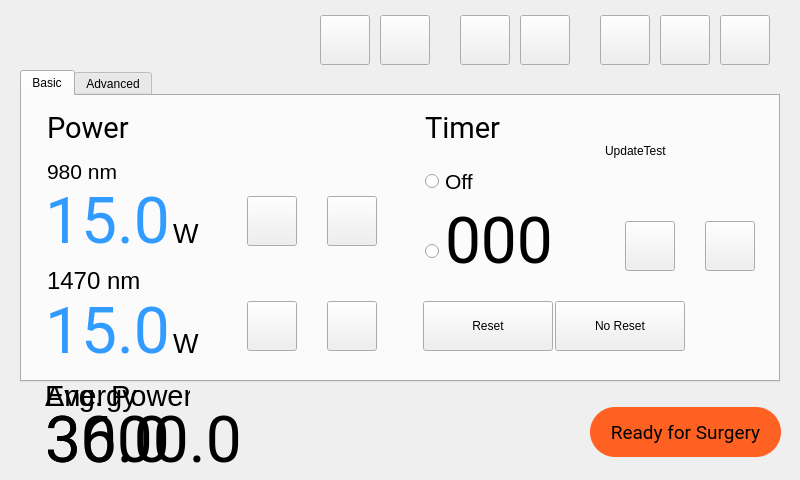
<?xml version="1.0" encoding="UTF-8"?>
<ui version="4.0">
 <class>Home</class>
 <widget class="QWidget" name="Home">
  <property name="geometry">
   <rect>
    <x>0</x>
    <y>0</y>
    <width>800</width>
    <height>480</height>
   </rect>
  </property>
  <property name="sizePolicy">
   <sizepolicy hsizetype="Preferred" vsizetype="Ignored">
    <horstretch>0</horstretch>
    <verstretch>0</verstretch>
   </sizepolicy>
  </property>
  <property name="windowTitle">
   <string>Form</string>
  </property>
  <property name="styleSheet">
   <string notr="true"/>
  </property>
  <widget class="QLabel" name="L2_energy">
   <property name="geometry">
    <rect>
     <x>45</x>
     <y>376</y>
     <width>100</width>
     <height>40</height>
    </rect>
   </property>
   <property name="font">
    <font>
     <pointsize>22</pointsize>
     <weight>50</weight>
     <bold>false</bold>
     <kerning>false</kerning>
    </font>
   </property>
   <property name="styleSheet">
    <string notr="true">font-size: 22pt;</string>
   </property>
   <property name="text">
    <string>Energy</string>
   </property>
  </widget>
  <widget class="QPushButton" name="B2_ready_for_surgery">
   <property name="geometry">
    <rect>
     <x>590</x>
     <y>407</y>
     <width>191</width>
     <height>50</height>
    </rect>
   </property>
   <property name="font">
    <font>
     <family>Roboto</family>
     <pointsize>14</pointsize>
     <weight>50</weight>
     <bold>false</bold>
    </font>
   </property>
   <property name="styleSheet">
    <string notr="true">background-color: rgb(255, 97, 34);
border: 0px solid;
border-radius: 25px;
font-size: 14pt;</string>
   </property>
   <property name="text">
    <string>Ready for Surgery</string>
   </property>
  </widget>
  <widget class="QLabel" name="L2_energy_show">
   <property name="geometry">
    <rect>
     <x>45</x>
     <y>410</y>
     <width>251</width>
     <height>60</height>
    </rect>
   </property>
   <property name="font">
    <font>
     <family>Roboto</family>
     <pointsize>48</pointsize>
    </font>
   </property>
   <property name="styleSheet">
    <string notr="true"/>
   </property>
   <property name="text">
    <string>3600.0</string>
   </property>
  </widget>
  <widget class="QTabWidget" name="T2_home">
   <property name="geometry">
    <rect>
     <x>20</x>
     <y>70</y>
     <width>760</width>
     <height>312</height>
    </rect>
   </property>
   <property name="layoutDirection">
    <enum>Qt::LeftToRight</enum>
   </property>
   <property name="styleSheet">
    <string notr="true"/>
   </property>
   <property name="tabPosition">
    <enum>QTabWidget::North</enum>
   </property>
   <property name="tabShape">
    <enum>QTabWidget::Rounded</enum>
   </property>
   <property name="currentIndex">
    <number>0</number>
   </property>
   <property name="tabsClosable">
    <bool>false</bool>
   </property>
   <property name="movable">
    <bool>false</bool>
   </property>
   <property name="tabBarAutoHide">
    <bool>false</bool>
   </property>
   <widget class="QWidget" name="T2_basic">
    <attribute name="title">
     <string>Basic</string>
    </attribute>
    <widget class="QFrame" name="homeframe_1">
     <property name="geometry">
      <rect>
       <x>0</x>
       <y>0</y>
       <width>760</width>
       <height>281</height>
      </rect>
     </property>
     <property name="frameShape">
      <enum>QFrame::NoFrame</enum>
     </property>
     <widget class="QFrame" name="homeframe_2">
      <property name="geometry">
       <rect>
        <x>5</x>
        <y>5</y>
        <width>372</width>
        <height>270</height>
       </rect>
      </property>
      <property name="styleSheet">
       <string notr="true"/>
      </property>
      <property name="frameShape">
       <enum>QFrame::NoFrame</enum>
      </property>
      <widget class="QLabel" name="L2_power">
       <property name="geometry">
        <rect>
         <x>20</x>
         <y>15</y>
         <width>90</width>
         <height>25</height>
        </rect>
       </property>
       <property name="font">
        <font>
         <family>Roboto</family>
         <pointsize>22</pointsize>
         <weight>50</weight>
         <italic>false</italic>
         <bold>false</bold>
        </font>
       </property>
       <property name="styleSheet">
        <string notr="true">font-size: 22pt;</string>
       </property>
       <property name="text">
        <string>Power</string>
       </property>
      </widget>
      <widget class="QLabel" name="L2_watts">
       <property name="geometry">
        <rect>
         <x>146</x>
         <y>117</y>
         <width>31</width>
         <height>30</height>
        </rect>
       </property>
       <property name="styleSheet">
        <string notr="true">font-size: 20pt;</string>
       </property>
       <property name="text">
        <string>W</string>
       </property>
      </widget>
      <widget class="QLabel" name="L2_980nm">
       <property name="geometry">
        <rect>
         <x>20</x>
         <y>60</y>
         <width>80</width>
         <height>20</height>
        </rect>
       </property>
       <property name="styleSheet">
        <string notr="true">font-size: 16pt;</string>
       </property>
       <property name="text">
        <string>980 nm</string>
       </property>
      </widget>
      <widget class="QLabel" name="L2_1470nm">
       <property name="geometry">
        <rect>
         <x>20</x>
         <y>170</y>
         <width>95</width>
         <height>20</height>
        </rect>
       </property>
       <property name="styleSheet">
        <string notr="true">font-size: 18pt;</string>
       </property>
       <property name="text">
        <string>1470 nm</string>
       </property>
      </widget>
      <widget class="home_button" name="B2_980sub">
       <property name="geometry">
        <rect>
         <x>220</x>
         <y>95</y>
         <width>50</width>
         <height>50</height>
        </rect>
       </property>
       <property name="styleSheet">
        <string notr="true"/>
       </property>
       <property name="text">
        <string/>
       </property>
      </widget>
      <widget class="home_button" name="B2_980add">
       <property name="geometry">
        <rect>
         <x>300</x>
         <y>95</y>
         <width>50</width>
         <height>50</height>
        </rect>
       </property>
       <property name="sizePolicy">
        <sizepolicy hsizetype="Preferred" vsizetype="Preferred">
         <horstretch>0</horstretch>
         <verstretch>0</verstretch>
        </sizepolicy>
       </property>
       <property name="font">
        <font>
         <pointsize>22</pointsize>
        </font>
       </property>
       <property name="layoutDirection">
        <enum>Qt::LeftToRight</enum>
       </property>
       <property name="styleSheet">
        <string notr="true"/>
       </property>
       <property name="text">
        <string/>
       </property>
      </widget>
      <widget class="home_button" name="B2_1470sub">
       <property name="geometry">
        <rect>
         <x>220</x>
         <y>200</y>
         <width>50</width>
         <height>50</height>
        </rect>
       </property>
       <property name="styleSheet">
        <string notr="true"/>
       </property>
       <property name="text">
        <string/>
       </property>
      </widget>
      <widget class="home_button" name="B2_1470add">
       <property name="geometry">
        <rect>
         <x>300</x>
         <y>200</y>
         <width>50</width>
         <height>50</height>
        </rect>
       </property>
       <property name="styleSheet">
        <string notr="true"/>
       </property>
       <property name="text">
        <string/>
       </property>
      </widget>
      <widget class="QLabel" name="L2_980_show">
       <property name="geometry">
        <rect>
         <x>20</x>
         <y>90</y>
         <width>121</width>
         <height>60</height>
        </rect>
       </property>
       <property name="font">
        <font>
         <family>Roboto</family>
         <pointsize>48</pointsize>
         <italic>false</italic>
        </font>
       </property>
       <property name="styleSheet">
        <string notr="true">color: rgb(50, 155, 255);
font-size: 48pt;</string>
       </property>
       <property name="text">
        <string>15.0</string>
       </property>
       <property name="alignment">
        <set>Qt::AlignCenter</set>
       </property>
      </widget>
      <widget class="QLabel" name="L2_1470_show">
       <property name="geometry">
        <rect>
         <x>20</x>
         <y>200</y>
         <width>121</width>
         <height>60</height>
        </rect>
       </property>
       <property name="font">
        <font>
         <family>Roboto</family>
         <pointsize>48</pointsize>
        </font>
       </property>
       <property name="styleSheet">
        <string notr="true">color: rgb(50, 155, 255);
font-size: 48pt;</string>
       </property>
       <property name="text">
        <string>15.0</string>
       </property>
       <property name="alignment">
        <set>Qt::AlignCenter</set>
       </property>
      </widget>
      <widget class="QLabel" name="L2_watts_2">
       <property name="geometry">
        <rect>
         <x>146</x>
         <y>227</y>
         <width>30</width>
         <height>30</height>
        </rect>
       </property>
       <property name="styleSheet">
        <string notr="true">font-size: 20pt;</string>
       </property>
       <property name="text">
        <string>W</string>
       </property>
      </widget>
     </widget>
     <widget class="QFrame" name="homeframe_3">
      <property name="geometry">
       <rect>
        <x>383</x>
        <y>5</y>
        <width>372</width>
        <height>270</height>
       </rect>
      </property>
      <property name="styleSheet">
       <string notr="true"/>
      </property>
      <property name="frameShape">
       <enum>QFrame::NoFrame</enum>
      </property>
      <widget class="QLabel" name="L2_timer">
       <property name="geometry">
        <rect>
         <x>20</x>
         <y>15</y>
         <width>80</width>
         <height>25</height>
        </rect>
       </property>
       <property name="font">
        <font>
         <family>Roboto</family>
         <pointsize>22</pointsize>
         <weight>50</weight>
         <bold>false</bold>
        </font>
       </property>
       <property name="styleSheet">
        <string notr="true">font-size: 22pt;</string>
       </property>
       <property name="text">
        <string>Timer</string>
       </property>
      </widget>
      <widget class="home_button" name="B2_timer_add">
       <property name="geometry">
        <rect>
         <x>300</x>
         <y>120</y>
         <width>50</width>
         <height>50</height>
        </rect>
       </property>
       <property name="styleSheet">
        <string notr="true"/>
       </property>
       <property name="text">
        <string/>
       </property>
      </widget>
      <widget class="home_button" name="B2_timer_sub">
       <property name="geometry">
        <rect>
         <x>220</x>
         <y>120</y>
         <width>50</width>
         <height>50</height>
        </rect>
       </property>
       <property name="styleSheet">
        <string notr="true"/>
       </property>
       <property name="text">
        <string/>
       </property>
      </widget>
      <widget class="QRadioButton" name="B2_timer_on">
       <property name="geometry">
        <rect>
         <x>20</x>
         <y>140</y>
         <width>90</width>
         <height>21</height>
        </rect>
       </property>
       <property name="styleSheet">
        <string notr="true">font-size: 16pt;</string>
       </property>
       <property name="text">
        <string/>
       </property>
      </widget>
      <widget class="QRadioButton" name="B2_timer_off">
       <property name="geometry">
        <rect>
         <x>20</x>
         <y>70</y>
         <width>90</width>
         <height>21</height>
        </rect>
       </property>
       <property name="styleSheet">
        <string notr="true">font-size: 16pt;</string>
       </property>
       <property name="text">
        <string>Off</string>
       </property>
      </widget>
      <widget class="QLabel" name="L2_timer_show">
       <property name="geometry">
        <rect>
         <x>40</x>
         <y>110</y>
         <width>111</width>
         <height>60</height>
        </rect>
       </property>
       <property name="font">
        <font>
         <family>Roboto</family>
         <pointsize>48</pointsize>
        </font>
       </property>
       <property name="styleSheet">
        <string notr="true"/>
       </property>
       <property name="text">
        <string>000</string>
       </property>
       <property name="alignment">
        <set>Qt::AlignLeading|Qt::AlignLeft|Qt::AlignVCenter</set>
       </property>
      </widget>
      <widget class="QPushButton" name="B2_timer_reset">
       <property name="geometry">
        <rect>
         <x>18</x>
         <y>200</y>
         <width>130</width>
         <height>50</height>
        </rect>
       </property>
       <property name="styleSheet">
        <string notr="true"/>
       </property>
       <property name="text">
        <string>Reset</string>
       </property>
       <property name="autoExclusive">
        <bool>false</bool>
       </property>
      </widget>
      <widget class="QPushButton" name="B2_timer_noreset">
       <property name="geometry">
        <rect>
         <x>150</x>
         <y>200</y>
         <width>130</width>
         <height>50</height>
        </rect>
       </property>
       <property name="styleSheet">
        <string notr="true"/>
       </property>
       <property name="text">
        <string>No Reset</string>
       </property>
       <property name="autoExclusive">
        <bool>false</bool>
       </property>
      </widget>
      <widget class="QLabel" name="label_3">
       <property name="geometry">
        <rect>
         <x>200</x>
         <y>40</y>
         <width>101</width>
         <height>19</height>
        </rect>
       </property>
       <property name="text">
        <string>UpdateTest</string>
       </property>
      </widget>
     </widget>
    </widget>
   </widget>
   <widget class="QWidget" name="T2_advanced">
    <attribute name="title">
     <string>Advanced</string>
    </attribute>
    <widget class="QFrame" name="homeframe_4">
     <property name="geometry">
      <rect>
       <x>0</x>
       <y>0</y>
       <width>760</width>
       <height>280</height>
      </rect>
     </property>
     <property name="frameShape">
      <enum>QFrame::NoFrame</enum>
     </property>
     <widget class="QFrame" name="homeframe_5">
      <property name="geometry">
       <rect>
        <x>5</x>
        <y>5</y>
        <width>372</width>
        <height>270</height>
       </rect>
      </property>
      <property name="styleSheet">
       <string notr="true"/>
      </property>
      <property name="frameShape">
       <enum>QFrame::NoFrame</enum>
      </property>
      <widget class="QLabel" name="label_2">
       <property name="geometry">
        <rect>
         <x>20</x>
         <y>60</y>
         <width>151</width>
         <height>20</height>
        </rect>
       </property>
       <property name="styleSheet">
        <string notr="true">font-size: 18pt;</string>
       </property>
       <property name="text">
        <string>ON time</string>
       </property>
      </widget>
      <widget class="QLabel" name="label">
       <property name="geometry">
        <rect>
         <x>20</x>
         <y>170</y>
         <width>151</width>
         <height>20</height>
        </rect>
       </property>
       <property name="styleSheet">
        <string notr="true">font-size: 18pt;</string>
       </property>
       <property name="text">
        <string>OFF time</string>
       </property>
      </widget>
      <widget class="home_button" name="B2_on_time_sub">
       <property name="geometry">
        <rect>
         <x>220</x>
         <y>100</y>
         <width>50</width>
         <height>50</height>
        </rect>
       </property>
       <property name="styleSheet">
        <string notr="true"/>
       </property>
       <property name="text">
        <string/>
       </property>
      </widget>
      <widget class="home_button" name="B2_on_time_add">
       <property name="geometry">
        <rect>
         <x>300</x>
         <y>100</y>
         <width>50</width>
         <height>50</height>
        </rect>
       </property>
       <property name="sizePolicy">
        <sizepolicy hsizetype="Preferred" vsizetype="Preferred">
         <horstretch>0</horstretch>
         <verstretch>0</verstretch>
        </sizepolicy>
       </property>
       <property name="font">
        <font>
         <pointsize>22</pointsize>
        </font>
       </property>
       <property name="layoutDirection">
        <enum>Qt::LeftToRight</enum>
       </property>
       <property name="styleSheet">
        <string notr="true"/>
       </property>
       <property name="text">
        <string/>
       </property>
      </widget>
      <widget class="home_button" name="B2_off_time_sub">
       <property name="geometry">
        <rect>
         <x>220</x>
         <y>205</y>
         <width>50</width>
         <height>50</height>
        </rect>
       </property>
       <property name="styleSheet">
        <string notr="true"/>
       </property>
       <property name="text">
        <string/>
       </property>
      </widget>
      <widget class="home_button" name="B2_off_time_add">
       <property name="geometry">
        <rect>
         <x>300</x>
         <y>205</y>
         <width>50</width>
         <height>50</height>
        </rect>
       </property>
       <property name="styleSheet">
        <string notr="true"/>
       </property>
       <property name="text">
        <string/>
       </property>
      </widget>
      <widget class="QLabel" name="L2_on_pulse_show">
       <property name="geometry">
        <rect>
         <x>20</x>
         <y>90</y>
         <width>125</width>
         <height>60</height>
        </rect>
       </property>
       <property name="font">
        <font>
         <family>Roboto</family>
         <pointsize>48</pointsize>
         <italic>false</italic>
        </font>
       </property>
       <property name="styleSheet">
        <string notr="true">color: rgb(50, 155, 255);
font-size: 48pt;</string>
       </property>
       <property name="text">
        <string>11.5</string>
       </property>
       <property name="alignment">
        <set>Qt::AlignCenter</set>
       </property>
      </widget>
      <widget class="QLabel" name="L2_off_pulse_show">
       <property name="geometry">
        <rect>
         <x>20</x>
         <y>200</y>
         <width>125</width>
         <height>60</height>
        </rect>
       </property>
       <property name="font">
        <font>
         <family>Roboto</family>
         <pointsize>48</pointsize>
        </font>
       </property>
       <property name="styleSheet">
        <string notr="true">color: rgb(50, 155, 255);
font-size: 48pt;</string>
       </property>
       <property name="text">
        <string>11.5</string>
       </property>
       <property name="alignment">
        <set>Qt::AlignCenter</set>
       </property>
      </widget>
      <widget class="QCheckBox" name="B2_pulsemode">
       <property name="geometry">
        <rect>
         <x>20</x>
         <y>15</y>
         <width>141</width>
         <height>21</height>
        </rect>
       </property>
       <property name="mouseTracking">
        <bool>false</bool>
       </property>
       <property name="styleSheet">
        <string notr="true">font-size: 16pt;</string>
       </property>
       <property name="text">
        <string>Pulse Mode</string>
       </property>
      </widget>
      <widget class="QLabel" name="L2_on_pulse_unit">
       <property name="geometry">
        <rect>
         <x>150</x>
         <y>120</y>
         <width>31</width>
         <height>21</height>
        </rect>
       </property>
       <property name="styleSheet">
        <string notr="true">font-size:20px;</string>
       </property>
       <property name="text">
        <string>ms</string>
       </property>
      </widget>
      <widget class="QLabel" name="L2_off_pulse_unit">
       <property name="geometry">
        <rect>
         <x>150</x>
         <y>230</y>
         <width>31</width>
         <height>21</height>
        </rect>
       </property>
       <property name="styleSheet">
        <string notr="true">font-size:20px;</string>
       </property>
       <property name="text">
        <string>ms</string>
       </property>
      </widget>
     </widget>
     <widget class="QFrame" name="homeframe_6">
      <property name="geometry">
       <rect>
        <x>383</x>
        <y>5</y>
        <width>372</width>
        <height>270</height>
       </rect>
      </property>
      <property name="styleSheet">
       <string notr="true"/>
      </property>
      <property name="frameShape">
       <enum>QFrame::NoFrame</enum>
      </property>
      <widget class="home_button" name="B2_alarm_sec_add">
       <property name="geometry">
        <rect>
         <x>300</x>
         <y>100</y>
         <width>50</width>
         <height>50</height>
        </rect>
       </property>
       <property name="styleSheet">
        <string notr="true"/>
       </property>
       <property name="text">
        <string/>
       </property>
      </widget>
      <widget class="home_button" name="B2_alarm_sec_sub">
       <property name="geometry">
        <rect>
         <x>220</x>
         <y>100</y>
         <width>50</width>
         <height>50</height>
        </rect>
       </property>
       <property name="styleSheet">
        <string notr="true"/>
       </property>
       <property name="text">
        <string/>
       </property>
      </widget>
      <widget class="QCheckBox" name="B2_audioalarm">
       <property name="geometry">
        <rect>
         <x>20</x>
         <y>15</y>
         <width>141</width>
         <height>21</height>
        </rect>
       </property>
       <property name="styleSheet">
        <string notr="true">font-size: 16pt;</string>
       </property>
       <property name="text">
        <string>Audio Alarm</string>
       </property>
      </widget>
      <widget class="QRadioButton" name="B2_sec_alarm">
       <property name="geometry">
        <rect>
         <x>20</x>
         <y>60</y>
         <width>131</width>
         <height>31</height>
        </rect>
       </property>
       <property name="mouseTracking">
        <bool>false</bool>
       </property>
       <property name="styleSheet">
        <string notr="true">font-size: 18pt;</string>
       </property>
       <property name="text">
        <string>Seconds</string>
       </property>
       <property name="autoExclusive">
        <bool>false</bool>
       </property>
      </widget>
      <widget class="QRadioButton" name="B2_joule_alarm">
       <property name="geometry">
        <rect>
         <x>20</x>
         <y>170</y>
         <width>141</width>
         <height>31</height>
        </rect>
       </property>
       <property name="mouseTracking">
        <bool>false</bool>
       </property>
       <property name="styleSheet">
        <string notr="true">font-size: 16pt;</string>
       </property>
       <property name="text">
        <string>Joules</string>
       </property>
       <property name="autoExclusive">
        <bool>false</bool>
       </property>
      </widget>
      <widget class="QLabel" name="L2_alarm_sec_show">
       <property name="geometry">
        <rect>
         <x>20</x>
         <y>90</y>
         <width>150</width>
         <height>60</height>
        </rect>
       </property>
       <property name="font">
        <font>
         <family>Roboto</family>
         <pointsize>48</pointsize>
         <italic>false</italic>
        </font>
       </property>
       <property name="styleSheet">
        <string notr="true">color: rgb(50, 155, 255);
font-size: 48pt;</string>
       </property>
       <property name="text">
        <string>0.0</string>
       </property>
      </widget>
      <widget class="QLabel" name="L2_alarm_joule_show">
       <property name="geometry">
        <rect>
         <x>20</x>
         <y>200</y>
         <width>150</width>
         <height>60</height>
        </rect>
       </property>
       <property name="font">
        <font>
         <family>Roboto</family>
         <pointsize>48</pointsize>
         <italic>false</italic>
        </font>
       </property>
       <property name="styleSheet">
        <string notr="true">color: rgb(50, 155, 255);
font-size: 48pt;</string>
       </property>
       <property name="text">
        <string>0.0</string>
       </property>
      </widget>
      <widget class="home_button" name="B2_alarm_joule_add">
       <property name="geometry">
        <rect>
         <x>300</x>
         <y>205</y>
         <width>50</width>
         <height>50</height>
        </rect>
       </property>
       <property name="styleSheet">
        <string notr="true"/>
       </property>
       <property name="text">
        <string/>
       </property>
      </widget>
      <widget class="home_button" name="B2_alarm_joule_sub">
       <property name="geometry">
        <rect>
         <x>220</x>
         <y>205</y>
         <width>50</width>
         <height>50</height>
        </rect>
       </property>
       <property name="styleSheet">
        <string notr="true"/>
       </property>
       <property name="text">
        <string/>
       </property>
      </widget>
     </widget>
    </widget>
   </widget>
  </widget>
  <widget class="QLabel" name="L2_tab_hide">
   <property name="geometry">
    <rect>
     <x>20</x>
     <y>69</y>
     <width>311</width>
     <height>33</height>
    </rect>
   </property>
   <property name="styleSheet">
    <string notr="true"/>
   </property>
   <property name="text">
    <string/>
   </property>
  </widget>
  <widget class="QLabel" name="L2_protocol_show">
   <property name="geometry">
    <rect>
     <x>20</x>
     <y>23</y>
     <width>241</width>
     <height>34</height>
    </rect>
   </property>
   <property name="text">
    <string/>
   </property>
  </widget>
  <widget class="QLabel" name="L2_avg_power">
   <property name="geometry">
    <rect>
     <x>45</x>
     <y>376</y>
     <width>145</width>
     <height>40</height>
    </rect>
   </property>
   <property name="font">
    <font>
     <pointsize>22</pointsize>
     <weight>50</weight>
     <bold>false</bold>
     <kerning>false</kerning>
    </font>
   </property>
   <property name="styleSheet">
    <string notr="true">font-size: 22pt;</string>
   </property>
   <property name="text">
    <string>Avg. Power</string>
   </property>
  </widget>
  <widget class="QLabel" name="L2_avg_power_show">
   <property name="geometry">
    <rect>
     <x>45</x>
     <y>410</y>
     <width>231</width>
     <height>60</height>
    </rect>
   </property>
   <property name="font">
    <font>
     <family>Roboto</family>
     <pointsize>48</pointsize>
    </font>
   </property>
   <property name="styleSheet">
    <string notr="true"/>
   </property>
   <property name="text">
    <string>30.0</string>
   </property>
  </widget>
  <widget class="QLabel" name="labelDateTime">
   <property name="geometry">
    <rect>
     <x>650</x>
     <y>70</y>
     <width>141</width>
     <height>31</height>
    </rect>
   </property>
   <property name="text">
    <string/>
   </property>
  </widget>
  <widget class="QFrame" name="homeframe_7">
   <property name="geometry">
    <rect>
     <x>590</x>
     <y>10</y>
     <width>190</width>
     <height>60</height>
    </rect>
   </property>
   <property name="frameShape">
    <enum>QFrame::NoFrame</enum>
   </property>
   <widget class="home_button" name="B2_brightness">
    <property name="geometry">
     <rect>
      <x>130</x>
      <y>5</y>
      <width>50</width>
      <height>50</height>
     </rect>
    </property>
    <property name="text">
     <string/>
    </property>
   </widget>
   <widget class="home_button" name="B2_sound">
    <property name="geometry">
     <rect>
      <x>70</x>
      <y>5</y>
      <width>50</width>
      <height>50</height>
     </rect>
    </property>
    <property name="styleSheet">
     <string notr="true"/>
    </property>
    <property name="text">
     <string/>
    </property>
   </widget>
   <widget class="home_button" name="B2_aimingbeam">
    <property name="geometry">
     <rect>
      <x>10</x>
      <y>5</y>
      <width>50</width>
      <height>50</height>
     </rect>
    </property>
    <property name="text">
     <string/>
    </property>
   </widget>
  </widget>
  <widget class="QFrame" name="homeframe_8">
   <property name="geometry">
    <rect>
     <x>450</x>
     <y>10</y>
     <width>130</width>
     <height>60</height>
    </rect>
   </property>
   <property name="frameShape">
    <enum>QFrame::NoFrame</enum>
   </property>
   <widget class="home_button" name="B2_setting">
    <property name="geometry">
     <rect>
      <x>70</x>
      <y>5</y>
      <width>50</width>
      <height>50</height>
     </rect>
    </property>
    <property name="text">
     <string/>
    </property>
   </widget>
   <widget class="home_button" name="B2_modify_protocol">
    <property name="geometry">
     <rect>
      <x>10</x>
      <y>5</y>
      <width>50</width>
      <height>50</height>
     </rect>
    </property>
    <property name="text">
     <string/>
    </property>
   </widget>
  </widget>
  <widget class="QFrame" name="homeframe_9">
   <property name="geometry">
    <rect>
     <x>310</x>
     <y>10</y>
     <width>130</width>
     <height>60</height>
    </rect>
   </property>
   <property name="frameShape">
    <enum>QFrame::NoFrame</enum>
   </property>
   <widget class="home_button" name="Interlock_key">
    <property name="geometry">
     <rect>
      <x>70</x>
      <y>5</y>
      <width>50</width>
      <height>50</height>
     </rect>
    </property>
    <property name="styleSheet">
     <string notr="true"/>
    </property>
    <property name="text">
     <string/>
    </property>
   </widget>
   <widget class="home_button" name="USB">
    <property name="geometry">
     <rect>
      <x>10</x>
      <y>5</y>
      <width>50</width>
      <height>50</height>
     </rect>
    </property>
    <property name="styleSheet">
     <string notr="true"/>
    </property>
    <property name="text">
     <string/>
    </property>
   </widget>
  </widget>
 </widget>
 <customwidgets>
  <customwidget>
   <class>home_button</class>
   <extends>QPushButton</extends>
   <header>home_button.h</header>
  </customwidget>
 </customwidgets>
 <resources/>
 <connections/>
</ui>
